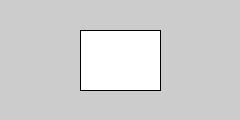
Frame 1 (no input)
Frame 60 (the mouse pressed at the canvas centre just before this capture): identical to frame 1, image omitted
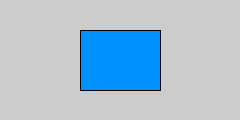
Frame 120 (the mouse held since frame 60 and released just before this capture)

The Processing sketch that drew these frames (run headless with seeded random() and noise(); from frame 60 on, the mouse is pressed at the canvas centre):

// Processing sketch: processing_101911
// ── processing_101911.pde

int x = 80;
int y = 30;
int w = 80;
int h = 60;
int enterCounter = 0;
int lowerBitMask = 255;
int maxCounter = lowerBitMask;

void setup() {
  size(240, 120);
  colorMode(HSB);
}

void draw() {
  if (mousePressed) {
    lowerBitMask = 7;
    maxCounter = lowerBitMask;
  } else {
    lowerBitMask = 255;
    maxCounter = lowerBitMask;
  }
  
  background(204);
  if ((mouseX > x) && (mouseX < x+w) &&
      (mouseY > y) && (mouseY < y+h)) {
    enterCounter = (enterCounter + 1) & lowerBitMask;
    fill(map(enterCounter, 0, maxCounter, 0, 255), 255, 255);
  } else {
    fill(255);
  }
  rect(x, y, w, h);
}
